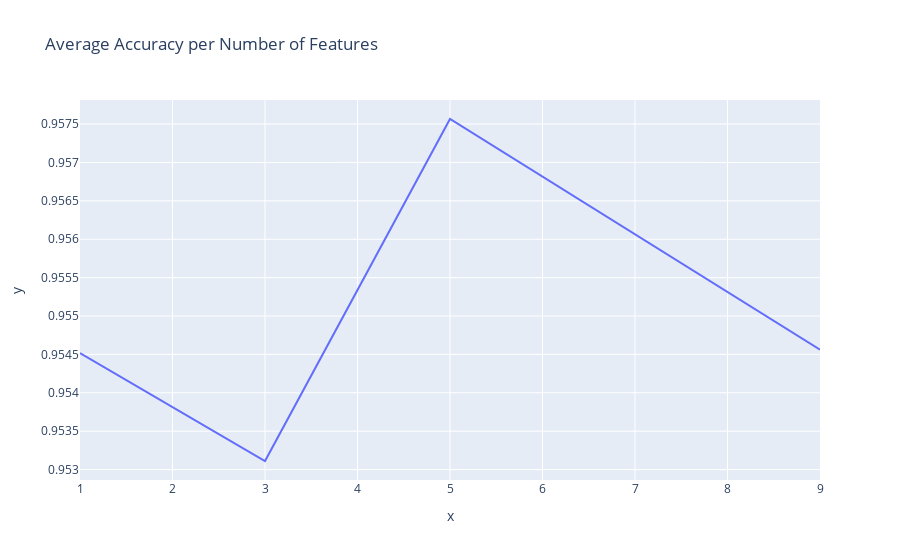
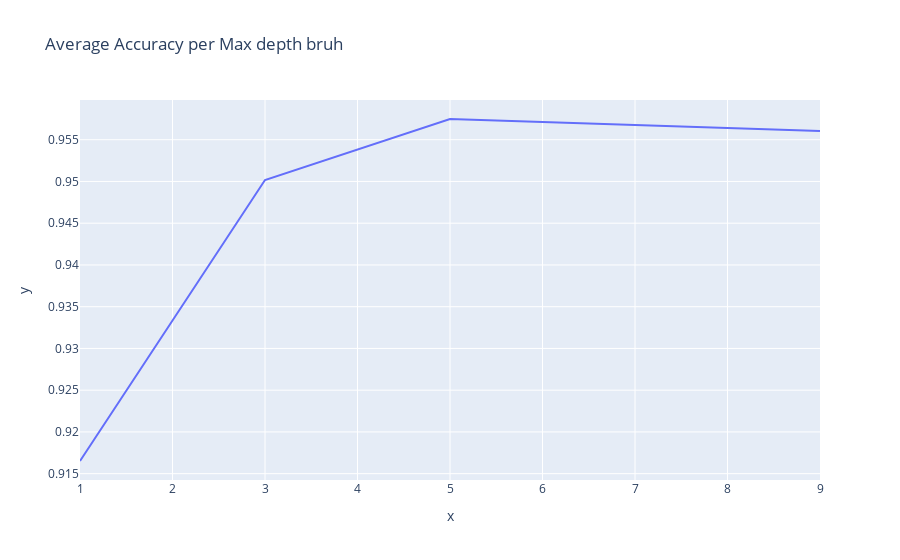

Source (notebook cell) for these figures, in order:
### Code cell
import plotly.express as px
fig = px.line(x=(1, 3, 5, 9), y=features_mean_scores, title="Average Accuracy per Number of Features")
fig.show()

fig = px.line(x=(1, 3, 5, 9), y=max_depth_mean_scores, title="Average Accuracy per Max depth bruh")
fig.show()

### Figure 1 — Plotly figure (JSON) as saved in the notebook; plotly's stock layout.template omitted (floating-point values rounded to 4 significant figures)
{"data": [{"hovertemplate": "x=%{x}<br>y=%{y}<extra></extra>", "legendgroup": "", "line": {"color": "#636efa", "dash": "solid"}, "marker": {"symbol": "circle"}, "mode": "lines", "name": "", "orientation": "v", "showlegend": false, "type": "scatter", "x": [1, 3, 5, 9], "xaxis": "x", "y": [0.9545, 0.9531, 0.9576, 0.9546], "yaxis": "y"}], "layout": {"legend": {"tracegroupgap": 0}, "title": {"text": "Average Accuracy per Number of Features"}, "xaxis": {"anchor": "y", "domain": [0, 1], "title": {"text": "x"}}, "yaxis": {"anchor": "x", "domain": [0, 1], "title": {"text": "y"}}}}

### Figure 2 — Plotly figure (JSON) as saved in the notebook; plotly's stock layout.template omitted (floating-point values rounded to 4 significant figures)
{"data": [{"hovertemplate": "x=%{x}<br>y=%{y}<extra></extra>", "legendgroup": "", "line": {"color": "#636efa", "dash": "solid"}, "marker": {"symbol": "circle"}, "mode": "lines", "name": "", "orientation": "v", "showlegend": false, "type": "scatter", "x": [1, 3, 5, 9], "xaxis": "x", "y": [0.9165, 0.9502, 0.9575, 0.956], "yaxis": "y"}], "layout": {"legend": {"tracegroupgap": 0}, "title": {"text": "Average Accuracy per Max depth bruh"}, "xaxis": {"anchor": "y", "domain": [0, 1], "title": {"text": "x"}}, "yaxis": {"anchor": "x", "domain": [0, 1], "title": {"text": "y"}}}}
